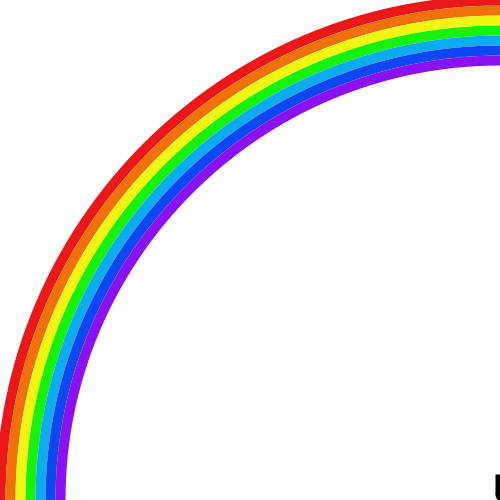
Frame 1 (no input)
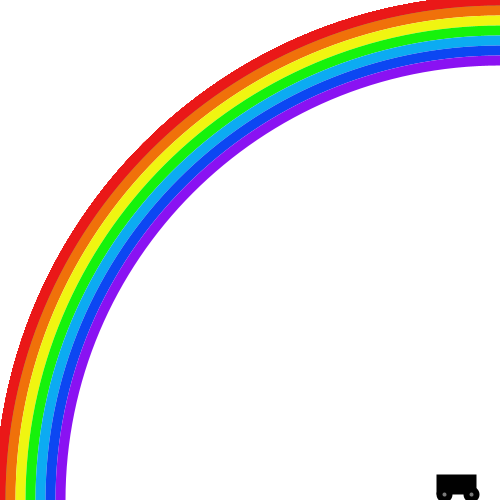
Frame 60 (the mouse pressed at the canvas centre just before this capture)
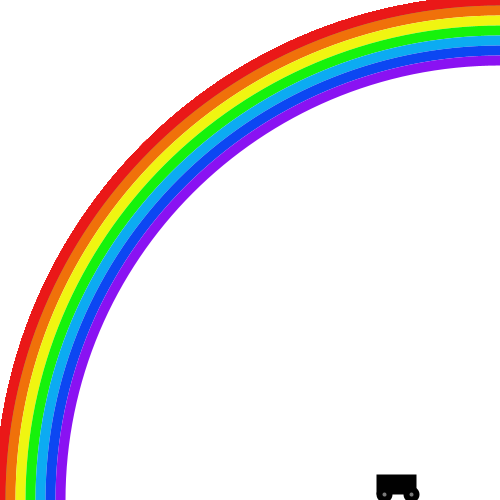
Frame 120 (the mouse held since frame 60 and released just before this capture)

The Processing sketch that drew these frames (run headless with seeded random() and noise(); from frame 60 on, the mouse is pressed at the canvas centre):

// Processing sketch: sketch_150709d
// ── sketch_150709d.pde
int r[] = {234,240,240,22,12,12,138};
int g[] = {24,113,245,242,171,71,18};
int b[] = {24,10,17,11,242,242,242};
int t = 0;
void setup()
{
  smooth();
  background(255);
  size(500,500);
}

int i=500;

void draw(){
  for(int i=0;i<7;i++)
  {
    rainbow(500,500,1000-i*20,r[i],g[i],b[i]);
    fill(255);
  }
  car(i,479,30);
  if(t==0)
  {
    i--;
  }
  if(t==1)
  {
    i++;
  }
  if(i<-50)
  {
    i=0;
    i++;
    t = 1;
  }
  if(i>500)
  {
    i=500;
    i--;
    t=0;
  }
}

void rainbow(int rx,int ry,int ra,int r,int g,int b){
  strokeWeight(10);
  stroke(r,g,b);
  ellipse(rx,ry,ra,ra);
  fill(255);
}

void car(int x,int y,int size)
{
  stroke(1);
  fill(122);
  rect(x,y,size,size/3);
  ellipse(x+size/10,y+size/2,size/5,size/5);
  ellipse(x+size,y+size/2,size/5,size/5);
}
